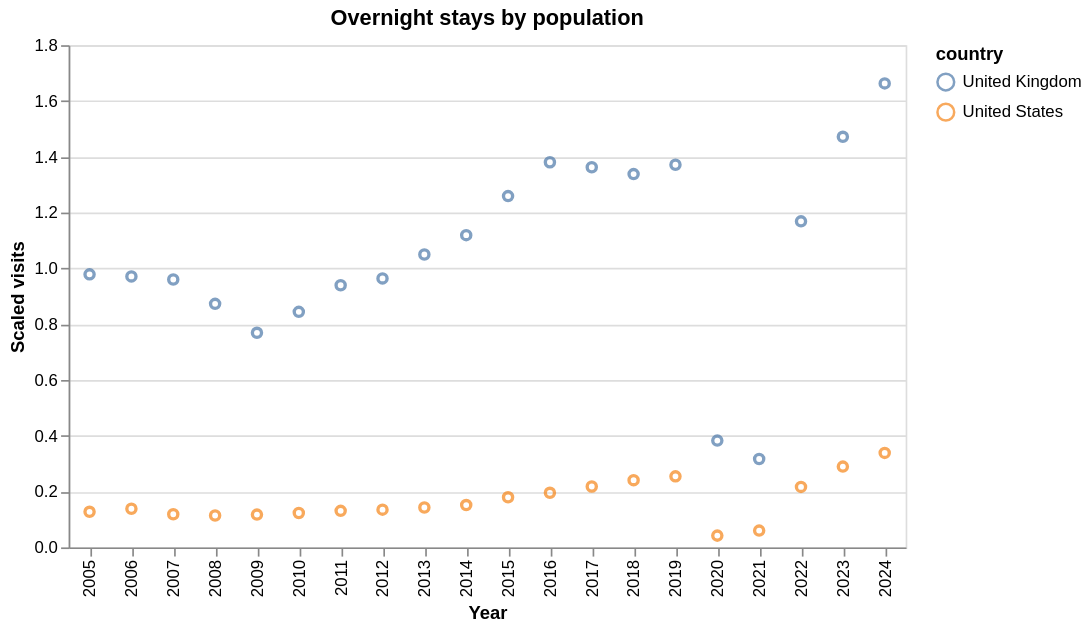

Notebook code cell kept with this figure:
### Code cell
us_uk = scaled_df.filter((pl.col('code') == 'USA') | (pl.col('code') == 'GBR'))
chart = (
    us_uk.plot.point(
        x='str_year',
        y='scaled',
        color='country'
    )
    .properties(width=500, title='Overnight stays by population')
    .configure_scale(zero=False)
)
chart.encoding.x.title = 'Year'
chart.encoding.y.title = 'Scaled visits'
chart

### Figure 1 — Vega-Lite specification as saved in the notebook (floating-point values rounded to 4 significant figures)
{"config": {"view": {"continuousWidth": 300, "continuousHeight": 300}, "scale": {"zero": false}}, "data": {"name": "data-b4b972b7271f27a56148eca12aebfa0a"}, "mark": {"type": "point", "tooltip": true}, "encoding": {"color": {"field": "country", "type": "nominal"}, "x": {"field": "str_year", "title": "Year", "type": "nominal"}, "y": {"field": "scaled", "title": "Scaled visits", "type": "quantitative"}}, "params": [{"name": "param_1e9efca18e7a2868", "select": {"type": "interval", "encodings": ["x", "y"]}, "bind": "scales"}], "title": "Overnight stays by population", "width": 500, "$schema": "https://vega.github.io/schema/vega-lite/v6.1.0.json", "datasets": {"data-b4b972b7271f27a56148eca12aebfa0a": [{"code": "GBR", "year": 2005, "country": "United Kingdom", "scaled": 0.9788, "str_year": "2005"}, {"code": "GBR", "year": 2006, "country": "United Kingdom", "scaled": 0.9712, "str_year": "2006"}, {"code": "GBR", "year": 2007, "country": "United Kingdom", "scaled": 0.9602, "str_year": "2007"}, {"code": "GBR", "year": 2008, "country": "United Kingdom", "scaled": 0.873, "str_year": "2008"}, {"code": "GBR", "year": 2009, "country": "United Kingdom", "scaled": 0.7692, "str_year": "2009"}, {"code": "GBR", "year": 2010, "country": "United Kingdom", "scaled": 0.8442, "str_year": "2010"}, {"code": "GBR", "year": 2011, "country": "United Kingdom", "scaled": 0.9397, "str_year": "2011"}, {"code": "GBR", "year": 2012, "country": "United Kingdom", "scaled": 0.9642, "str_year": "2012"}, {"code": "GBR", "year": 2013, "country": "United Kingdom", "scaled": 1.05, "str_year": "2013"}, {"code": "GBR", "year": 2014, "country": "United Kingdom", "scaled": 1.119, "str_year": "2014"}, {"code": "GBR", "year": 2015, "country": "United Kingdom", "scaled": 1.259, "str_year": "2015"}, {"code": "GBR", "year": 2016, "country": "United Kingdom", "scaled": 1.381, "str_year": "2016"}, {"code": "GBR", "year": 2017, "country": "United Kingdom", "scaled": 1.363, "str_year": "2017"}, {"code": "GBR", "year": 2018, "country": "United Kingdom", "scaled": 1.338, "str_year": "2018"}, {"code": "GBR", "year": 2019, "country": "United Kingdom", "scaled": 1.372, "str_year": "2019"}, {"code": "GBR", "year": 2020, "country": "United Kingdom", "scaled": 0.3829, "str_year": "2020"}, {"code": "GBR", "year": 2021, "country": "United Kingdom", "scaled": 0.3168, "str_year": "2021"}, {"code": "GBR", "year": 2022, "country": "United Kingdom", "scaled": 1.169, "str_year": "2022"}, {"code": "GBR", "year": 2023, "country": "United Kingdom", "scaled": 1.472, "str_year": "2023"}, {"code": "GBR", "year": 2024, "country": "United Kingdom", "scaled": 1.663, "str_year": "2024"}, {"code": "USA", "year": 2005, "country": "United States", "scaled": 0.1276, "str_year": "2005"}, {"code": "USA", "year": 2006, "country": "United States", "scaled": 0.1384, "str_year": "2006"}, {"code": "USA", "year": 2007, "country": "United States", "scaled": 0.1188, "str_year": "2007"}, {"code": "USA", "year": 2008, "country": "United States", "scaled": 0.1143, "str_year": "2008"}, {"code": "USA", "year": 2009, "country": "United States", "scaled": 0.1175, "str_year": "2009"}, {"code": "USA", "year": 2010, "country": "United States", "scaled": 0.1233, "str_year": "2010"}, {"code": "USA", "year": 2011, "country": "United States", "scaled": 0.131, "str_year": "2011"}, {"code": "USA", "year": 2012, "country": "United States", "scaled": 0.1353, "str_year": "2012"}, {"code": "USA", "year": 2013, "country": "United States", "scaled": 0.1431, "str_year": "2013"}, {"code": "USA", "year": 2014, "country": "United States", "scaled": 0.1518, "str_year": "2014"}, {"code": "USA", "year": 2015, "country": "United States", "scaled": 0.1796, "str_year": "2015"}, {"code": "USA", "year": 2016, "country": "United States", "scaled": 0.1957, "str_year": "2016"}, {"code": "USA", "year": 2017, "country": "United States", "scaled": 0.2183, "str_year": "2017"}, {"code": "USA", "year": 2018, "country": "United States", "scaled": 0.2409, "str_year": "2018"}, {"code": "USA", "year": 2019, "country": "United States", "scaled": 0.2548, "str_year": "2019"}, {"code": "USA", "year": 2020, "country": "United States", "scaled": 0.0422, "str_year": "2020"}, {"code": "USA", "year": 2021, "country": "United States", "scaled": 0.0602, "str_year": "2021"}, {"code": "USA", "year": 2022, "country": "United States", "scaled": 0.2168, "str_year": "2022"}, {"code": "USA", "year": 2023, "country": "United States", "scaled": 0.2896, "str_year": "2023"}, {"code": "USA", "year": 2024, "country": "United States", "scaled": 0.3387, "str_year": "2024"}]}}
